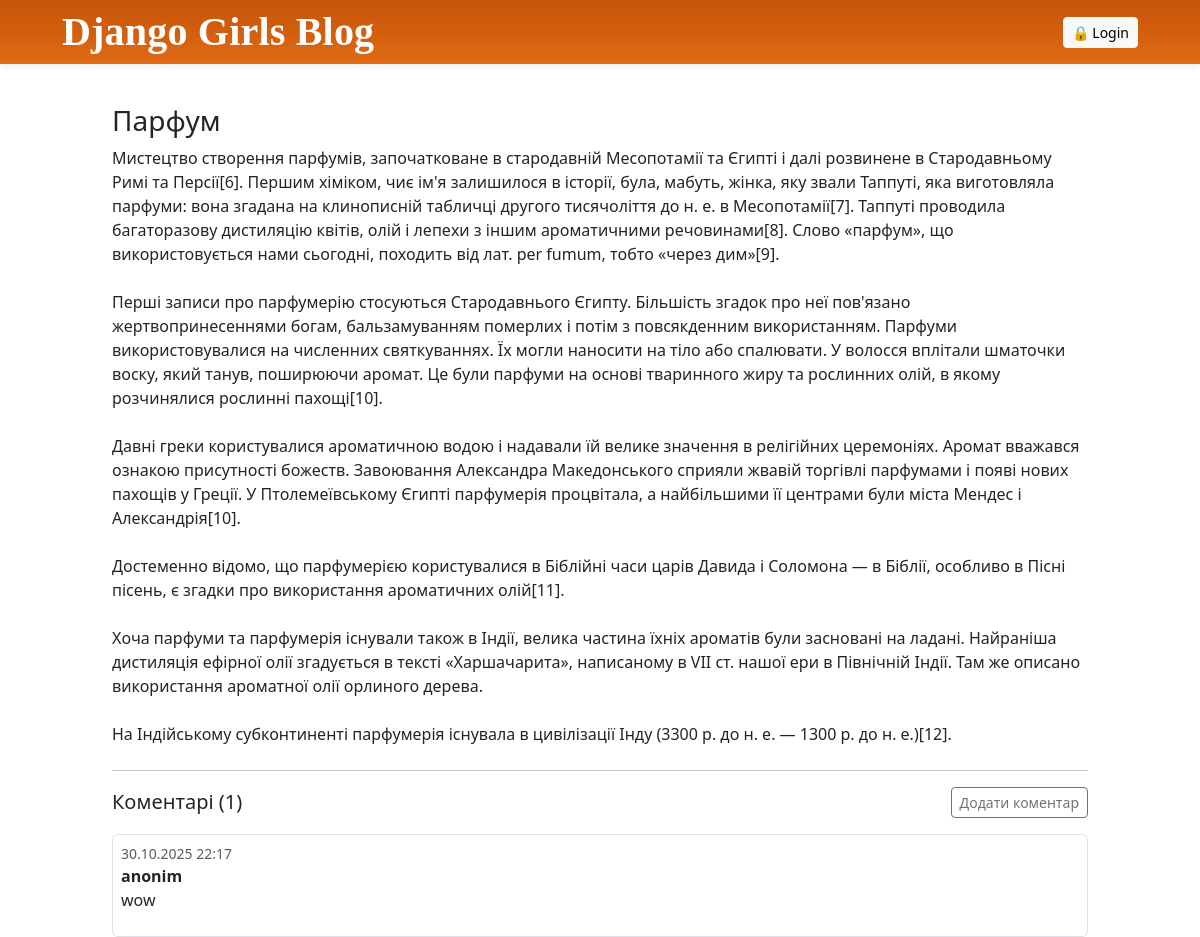
The app's page /post/1/ with its own data.
### myblog/models.py (models this page shows, shortened)
class Post(models.Model):
    author = models.ForeignKey(User, on_delete=models.CASCADE)
    title = models.CharField(max_length=200)
    text = models.TextField()
    created_date = models.DateTimeField(default=timezone.now)
    published_date = models.DateTimeField(blank=True, null=True)

class Comment(models.Model):
    post = models.ForeignKey(Post, on_delete=models.CASCADE, related_name='comments')
    author = models.CharField(max_length=200)
    text = models.TextField()
    created_date = models.DateTimeField(default=timezone.now)
    approved_comment = models.BooleanField(default=False)

### myblog/views.py (the view)
# urls.py: path('post/<int:pk>/', views.post_detail, name='post_detail'),
def post_detail(request, pk):
    post = get_object_or_404(Post, pk=pk)
    comments = post.comments.order_by('created_date')
    return render(request, 'myblog/student_post_detail.html', {'post': post, 'comments': comments})

### myblog/templates/myblog/student_post_detail.html (shortened to what this page needs)
{% extends 'myblog/student_base.html' %}
{% block content %}
<article class="mb-4">
  <h3 class="mt-3">{{ post.title }}</h3>
  <div class="mt-2">{{ post.text|linebreaksbr }}</div>
</article>
<hr>
<div class="d-flex justify-content-between align-items-center">
  <h5 class="m-0">Коментарі ({{ post.comments.count }})</h5>
  <a class="btn btn-sm btn-outline-secondary" href="{% url 'add_comment_to_post' pk=post.pk %}">Додати коментар</a>
</div>
<div class="mt-3">
  {% for c in comments %}
    <div class="border rounded p-2 mb-2">
      <div class="small text-muted">{{ c.created_date|date:"d.m.Y H:i" }}</div>
      <strong>{{ c.author }}</strong>
      <div>{{ c.text|linebreaks }}</div>
    </div>
  {% empty %}
    <p>Ще немає коментарів.</p>
  {% endfor %}
</div>
{% endblock %}

### myblog/templates/myblog/student_base.html (shortened to what this page needs)
<!DOCTYPE html>
<html lang="uk">
<head>
    {% load static %}
    <link rel="stylesheet" href="{% static 'css/student_style.css' %}">
    <link rel="stylesheet" href="https://cdn.jsdelivr.net/npm/bootstrap@5.3.3/dist/css/bootstrap.min.css">
</head>
<body>
<header class="page-header py-2">
  <div class="container d-flex justify-content-between align-items-center">
    <h1 class="m-0"><a class="brand" href="{% url 'post_list' %}">Django Girls Blog</a></h1>
    <div class="d-flex align-items-center gap-2">
      {% if user.is_authenticated %}
        <span class="hello">Hello {{ user.username }}</span>
        <a class="btn btn-sm btn-outline-light" href="{% url 'post_new' %}" title="New post">➕</a>
        <a class="btn btn-sm btn-outline-light" href="{% url 'post_draft_list' %}" title="Drafts">📝</a>
        <form method="post" action="{% url 'logout' %}" class="d-inline">
          {% csrf_token %}
          <button class="btn btn-sm btn-light" type="submit">(log out)</button>
        </form>
      {% else %}
        <a class="btn btn-sm btn-light" href="{% url 'login' %}">🔒 Login</a>
      {% endif %}
    </div>
  </div>
</header>
<main class="content container my-4">
  {% block content %}{% endblock %}
</main>
</body>
</html>

### myblog/static/css/student_style.css (style rules this page uses)
:root { --brand:#c55406; --brand-2:#e06a15; --text:#1f2937; --muted:#6b7280; --bg:#f7fafc; --card:#ffffff; --stroke:#e5e7eb; --ok:#10b981; --warn:#f59e0b; --danger:#ef4444; --link:#2563eb; }
* { box-sizing:border-box }
html,body { height:100% }
body { margin:0; background:var(--bg); color:var(--text); font:16px/1.55 "Inter",-apple-system,BlinkMacSystemFont,"Segoe UI",Roboto,"Helvetica Neue",Arial,"Noto Sans","Apple Color Emoji","Segoe UI Emoji","Segoe UI Symbol",sans-serif; }
.page-header { position:sticky; top:0; z-index:10; background:linear-gradient(0deg,var(--brand-2),var(--brand)); color:#fff; padding:14px 0; box-shadow:0 2px 8px rgba(0,0,0,.08); }
.page-header .container { width:min(1100px,92%); margin:0 auto; display:flex; align-items:center; justify-content:space-between; }
.page-header h1 { margin:0; font-family:'Lobster',cursive; font-weight:700; letter-spacing:.2px; }
.page-header h1 a { color:#fff; text-decoration:none }
.content.container { width:min(1000px,92%); margin:28px auto 60px; }
.btn { --b:var(--stroke); --fg:var(--brand-2); --bg:#fff; display:inline-flex; align-items:center; gap:.45rem; padding:.45rem .7rem; border-radius:.6rem; border:1.5px solid var(--b); color:var(--fg); background:var(--bg); text-decoration:none; cursor:pointer; font-weight:600; font-size:.9rem; transition:.2s ease; }
a { color:var(--link) }
.d-flex { display:flex; gap:.5rem; align-items:center }
.mt-2 { margin-top:.5rem }
.mt-3 { margin-top:.75rem }
.mb-2 { margin-bottom:.5rem }

### records on screen
Post: title "Парфум", text "Мистецтво створення парфумів, започатковане в стародавній Месопотамії та Єгипті і далі розвинене в Стародавньому Римі та Персії[6]. Першим хіміком, чиє ім'я залишилося в історії, була, мабуть, жінка, яку звали Таппуті, яка виготовляла парфуми: вона згадана на клинописній табличці другого тисячоліття до н. е. в Месопотамії[7]. Таппуті проводила багаторазову дистиляцію квітів, олій і лепехи з іншим ароматичними речовинами[8]. Слово «парфум», що використовується нами сьогодні, походить від лат. per fumum, тобто «через дим»[9]. Перші записи про парфумерію стосуються Стародавнього Єгипту. Більшість згадок про неї пов'язано жертвопринесеннями богам, бальзамуванням померлих і потім з повсякденним…", comments.count "1"
Comment: created_date "30.10.2025 22:17", author "anonim", text "wow"
